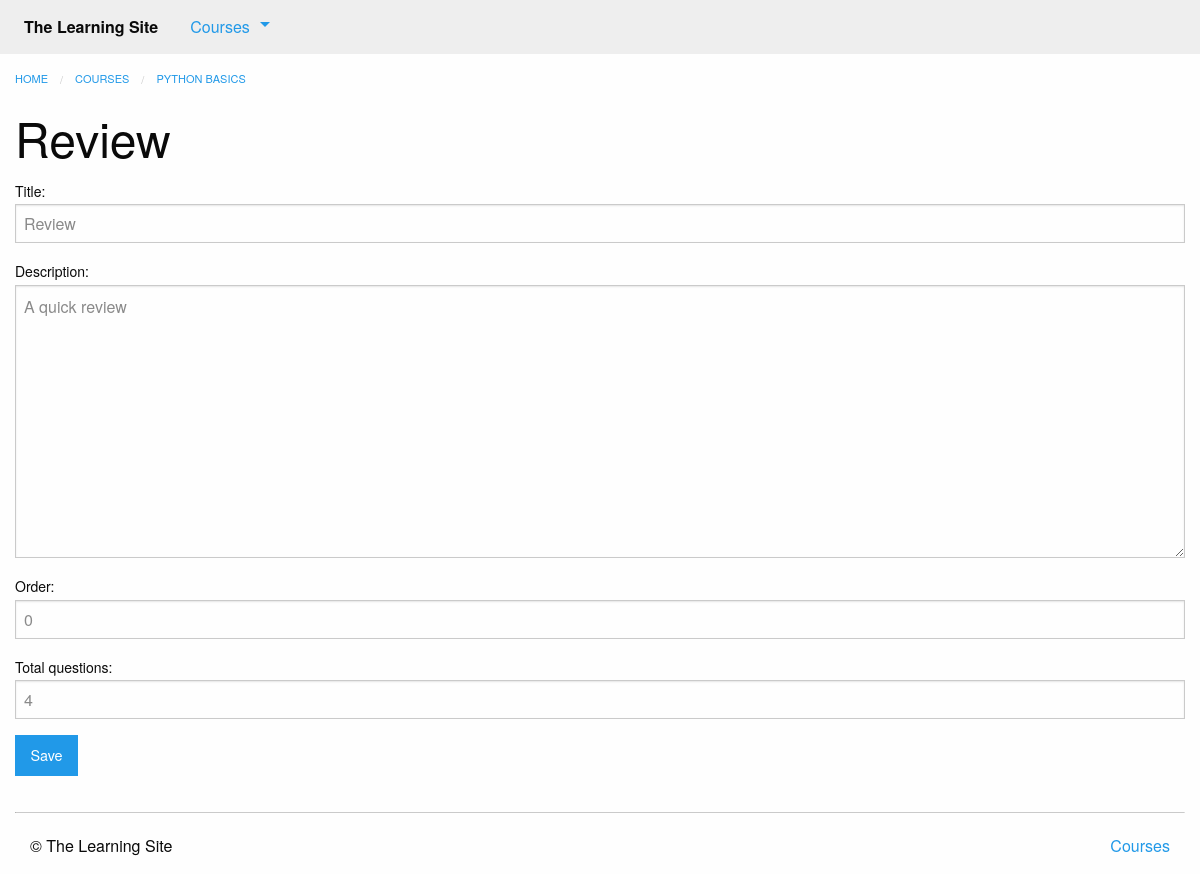
The app's page /courses/1/edit_quiz/1/ (signed in) with its own data.
### courses/models.py (models this page shows, shortened)
class Course(models.Model):
    created_at = models.DateTimeField(auto_now_add=True)
    title = models.CharField(max_length=255)
    description = models.TextField()

class Step(models.Model):
    title = models.CharField(max_length=255)
    description = models.TextField()
    order = models.IntegerField(default=0)
    course = models.ForeignKey(Course, on_delete=models.CASCADE)
    class Meta:
        abstract = True
        ordering = ['order', ]

class Quiz(Step):
    total_questions = models.IntegerField(default=4)
    class Meta:
        verbose_name_plural = "Quizzes"

### courses/views.py (the view)
# urls.py: url(r'(?P<course_pk>\d+)/edit_quiz/(?P<quiz_pk>\d+)/$', views.quiz_edit, name='edit_quiz'),
@login_required
def quiz_edit(request, course_pk, quiz_pk):
    quiz = get_object_or_404(models.Quiz, pk=quiz_pk, course_id=course_pk)
    form = forms.QuizForm(instance=quiz)
    if request.method == 'POST':
        form = forms.QuizForm(instance=quiz, data=request.POST)
        if form.is_valid():
            form.save()
            messages.success(request, "Updated {}".format(form.cleaned_data['title']))
            return HttpResponseRedirect(quiz.get_absolute_url())
    return render(request, 'courses/quiz_form.html', {'form': form, 'course': quiz.course})

### courses/forms.py
class QuizForm(forms.ModelForm):
    class Meta:
        model = models.Quiz
        fields = [
            'title',
            'description',
            'order',
            'total_questions',
        ]

### courses/templatetags/course_extras.py (called while the page is built)
@register.inclusion_tag('courses/course_nav.html')
def nav_courses_list():
    courses = Course.objects.all()[:5]
    return {'courses': courses}

### courses/templates/courses/quiz_form.html (shortened to what this page needs)
{% extends 'courses/layout.html' %}
{% block breadcrumbs %}
    <li><a href="{% url 'courses:detail' pk=course.pk %}">{{ course.title }}</a></li>
{% endblock %}
{% block content %}
<div class="row columns">
    {{ block.super }}
    <h1>{{ form.instance.title|default:"Make a new quiz" }}</h1>
    <form action="" method="POST">
        {{ form.as_p }}
        <input type="submit" class="button" value="Save">
    </form>
</div>
{% endblock %}

### records on screen
Course: title "PYTHON BASICS"
Quiz: instance "Review", title "Review", description "A quick review", order "0", total_questions "4"
